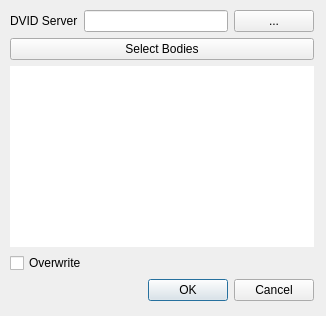
<?xml version="1.0" encoding="UTF-8"?>
<ui version="4.0">
 <class>DvidSkeletonizeDialog</class>
 <widget class="QDialog" name="DvidSkeletonizeDialog">
  <property name="geometry">
   <rect>
    <x>0</x>
    <y>0</y>
    <width>326</width>
    <height>316</height>
   </rect>
  </property>
  <property name="windowTitle">
   <string>Dialog</string>
  </property>
  <widget class="QWidget" name="">
   <property name="geometry">
    <rect>
     <x>10</x>
     <y>10</y>
     <width>304</width>
     <height>291</height>
    </rect>
   </property>
   <layout class="QVBoxLayout" name="verticalLayout_3">
    <item>
     <layout class="QVBoxLayout" name="verticalLayout_2">
      <item>
       <layout class="QHBoxLayout" name="horizontalLayout_3">
        <item>
         <layout class="QHBoxLayout" name="horizontalLayout_2">
          <item>
           <widget class="QLabel" name="label_2">
            <property name="text">
             <string>DVID Server</string>
            </property>
           </widget>
          </item>
          <item>
           <widget class="QLineEdit" name="dvidServerEdit">
            <property name="readOnly">
             <bool>true</bool>
            </property>
           </widget>
          </item>
         </layout>
        </item>
        <item>
         <widget class="QPushButton" name="dvidDialogPushButton">
          <property name="text">
           <string>...</string>
          </property>
         </widget>
        </item>
       </layout>
      </item>
      <item>
       <layout class="QVBoxLayout" name="verticalLayout">
        <item>
         <widget class="QPushButton" name="selectBodyButton">
          <property name="text">
           <string>Select Bodies</string>
          </property>
         </widget>
        </item>
        <item>
         <widget class="QPlainTextEdit" name="bodyInfoWidget">
          <property name="frameShape">
           <enum>QFrame::NoFrame</enum>
          </property>
          <property name="frameShadow">
           <enum>QFrame::Plain</enum>
          </property>
          <property name="lineWidth">
           <number>0</number>
          </property>
          <property name="readOnly">
           <bool>true</bool>
          </property>
         </widget>
        </item>
       </layout>
      </item>
      <item>
       <widget class="QCheckBox" name="overwriteCheckBox">
        <property name="text">
         <string>Overwrite</string>
        </property>
       </widget>
      </item>
     </layout>
    </item>
    <item>
     <layout class="QHBoxLayout" name="horizontalLayout">
      <item>
       <spacer name="horizontalSpacer">
        <property name="orientation">
         <enum>Qt::Horizontal</enum>
        </property>
        <property name="sizeHint" stdset="0">
         <size>
          <width>40</width>
          <height>20</height>
         </size>
        </property>
       </spacer>
      </item>
      <item>
       <widget class="QDialogButtonBox" name="buttonBox">
        <property name="orientation">
         <enum>Qt::Horizontal</enum>
        </property>
        <property name="standardButtons">
         <set>QDialogButtonBox::Cancel|QDialogButtonBox::Ok</set>
        </property>
       </widget>
      </item>
     </layout>
    </item>
   </layout>
  </widget>
 </widget>
 <resources/>
 <connections>
  <connection>
   <sender>buttonBox</sender>
   <signal>accepted()</signal>
   <receiver>DvidSkeletonizeDialog</receiver>
   <slot>accept()</slot>
   <hints>
    <hint type="sourcelabel">
     <x>248</x>
     <y>254</y>
    </hint>
    <hint type="destinationlabel">
     <x>157</x>
     <y>274</y>
    </hint>
   </hints>
  </connection>
  <connection>
   <sender>buttonBox</sender>
   <signal>rejected()</signal>
   <receiver>DvidSkeletonizeDialog</receiver>
   <slot>reject()</slot>
   <hints>
    <hint type="sourcelabel">
     <x>316</x>
     <y>260</y>
    </hint>
    <hint type="destinationlabel">
     <x>286</x>
     <y>274</y>
    </hint>
   </hints>
  </connection>
 </connections>
</ui>
